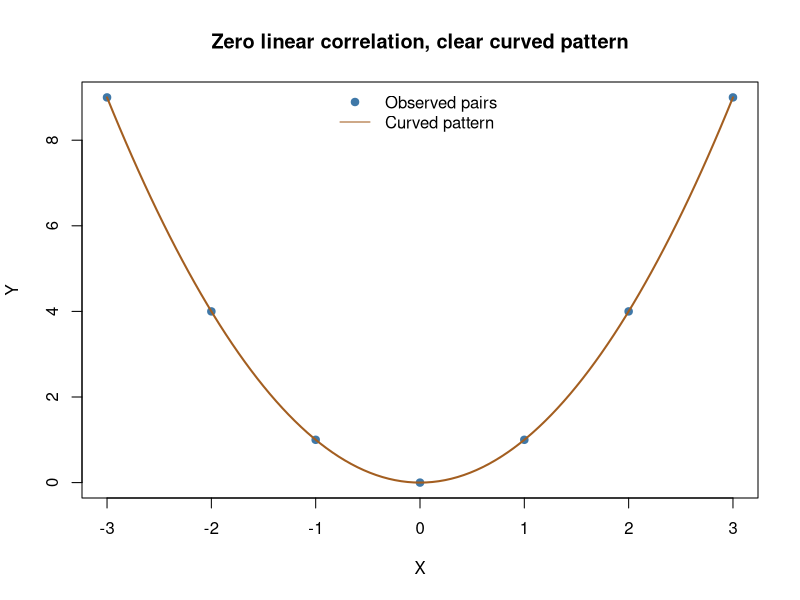

Generate this figure with R:
## ---- chunk 1
x <- -3:3
y <- x^2
print(cor(x,y))
plot(x,y,pch=19,col="#3F78A8",xlab="X",ylab="Y",
     main="Zero linear correlation, clear curved pattern")
curve(x^2,from=-3,to=3,add=TRUE,col="#A35E20",lwd=2)
legend("top",legend=c("Observed pairs","Curved pattern"),
       pch=c(19,NA),lty=c(0,1),
       col=c("#3F78A8","#A35E20"),bty="n")
